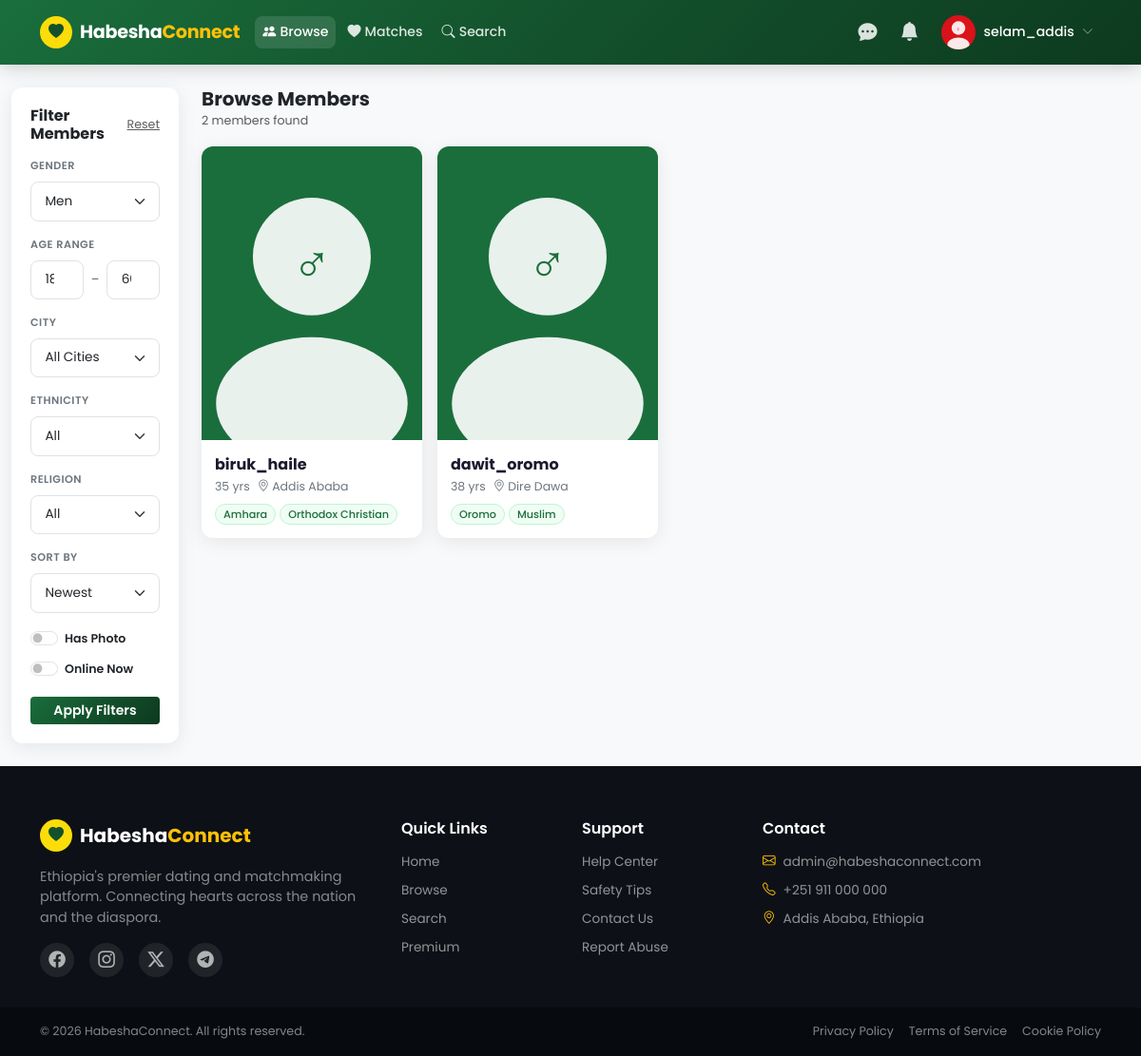
The app's page /browse.php (signed in) with its own data.
### tables this page shows
CREATE TABLE `users` (
  `id` int(11) NOT NULL AUTO_INCREMENT,
  `username` varchar(50) NOT NULL,
  `email` varchar(100) NOT NULL,
  `password` varchar(255) NOT NULL,
  `gender` enum('male','female') NOT NULL,
  `seeking` enum('male','female','both') NOT NULL DEFAULT 'both',
  `birthdate` date NOT NULL,
  `city` varchar(100) DEFAULT NULL,
  `region` varchar(100) DEFAULT NULL,
  `country` varchar(100) DEFAULT 'Ethiopia',
  `ethnicity` varchar(100) DEFAULT NULL,
  `religion` varchar(100) DEFAULT NULL,
  `marital_status` enum('single','divorced','widowed','separated') DEFAULT 'single',
  `education` varchar(100) DEFAULT NULL,
  `occupation` varchar(150) DEFAULT NULL,
  `height_cm` int(3) DEFAULT NULL,
  `body_type` varchar(50) DEFAULT NULL,
  `skin_tone` varchar(50) DEFAULT NULL,
  `eye_color` varchar(50) DEFAULT NULL,
  `hair_type` varchar(50) DEFAULT NULL,
  `languages` text DEFAULT NULL,
  `about_me` text DEFAULT NULL,
  `ideal_partner` text DEFAULT NULL,
  `hobbies` text DEFAULT NULL,
  `smoking` enum('never','occasionally','regularly') DEFAULT 'never',
  `drinking` enum('never','occasionally','regularly') DEFAULT 'never',
  `children` enum('none','have_children','want_children','dont_want') DEFAULT 'none',
  `profile_photo` varchar(255) DEFAULT NULL,
  `cover_photo` varchar(255) DEFAULT NULL,
  `is_premium` tinyint(1) DEFAULT 0,
  `premium_expires` datetime DEFAULT NULL,
  `is_verified` tinyint(1) DEFAULT 0,
  `email_verified` tinyint(1) DEFAULT 0,
  `verify_token` varchar(255) DEFAULT NULL,
  `reset_token` varchar(255) DEFAULT NULL,
  `reset_expires` datetime DEFAULT NULL,
  `is_active` tinyint(1) DEFAULT 1,
  `is_banned` tinyint(1) DEFAULT 0,
  `ban_reason` text DEFAULT NULL,
  `last_active` datetime DEFAULT NULL,
  `created_at` datetime DEFAULT CURRENT_TIMESTAMP,
  `profile_views` int(11) DEFAULT 0,
  `location_lat` decimal(10,8) DEFAULT NULL,
  `location_lng` decimal(11,8) DEFAULT NULL,
  `hide_age` tinyint(1) DEFAULT 0,
  `hide_location` tinyint(1) DEFAULT 0,
  `allow_messages` enum('everyone','matches','premium') DEFAULT 'everyone',
  `notifications_email` tinyint(1) DEFAULT 1,
  `notifications_likes` tinyint(1) DEFAULT 1,
  `notifications_messages` tinyint(1) DEFAULT 1,
  PRIMARY KEY (`id`),
  UNIQUE KEY `email` (`email`),
  UNIQUE KEY `username` (`username`),
  KEY `gender` (`gender`),
  KEY `city` (`city`),
  KEY `is_active` (`is_active`),
  KEY `last_active` (`last_active`)
);

### includes/functions.php (called while the page is built, shortened)
<?php
function isLoggedIn(): bool {
    return isset($_SESSION['user_id']) && !empty($_SESSION['user_id']);
}
function getCurrentUser(): ?array {
    static $user = null;
    if ($user === null) {
        $db = getDB();
        $stmt = $db->prepare("SELECT * FROM users WHERE id = ? AND is_active = 1 AND is_banned = 0");
        $stmt->execute([$_SESSION['user_id']]);
        $user = $stmt->fetch();
    }
    return $user ?: null;
}
function getProfilePhoto(?string $filename, string $gender = 'male'): string {
    return SITE_URL . '/assets/images/default-' . $gender . '.svg';
}
function browseUsers(array $filters = [], int $page = 1, int $perPage = 12): array {
    $db     = getDB();
    $offset = ($page - 1) * $perPage;
    $where  = ["u.is_active = 1", "u.is_banned = 0", "u.id != :current_id"];
    $params = [':current_id' => $_SESSION['user_id'] ?? 0];
    if (!empty($filters['gender'])) {
        $where[] = "u.gender = :gender";
        $params[':gender'] = $filters['gender'];
    }
    if (!empty($_SESSION['user_id'])) {
        $where[] = "u.id NOT IN (SELECT blocked_id FROM blocked_users WHERE blocker_id = :blocker)
                    AND u.id NOT IN (SELECT blocker_id FROM blocked_users WHERE blocked_id = :blocked)";
        $params[':blocker'] = $_SESSION['user_id'];
        $params[':blocked'] = $_SESSION['user_id'];
    }
    $orderBy = match ($filters['sort'] ?? 'newest') {
        'online'   => "u.last_active DESC",
        'popular'  => "u.profile_views DESC",
        default    => "u.created_at DESC",
    };
    $sql = "SELECT SQL_CALC_FOUND_ROWS u.*,
                   TIMESTAMPDIFF(YEAR, u.birthdate, CURDATE()) AS age
            FROM users u
            WHERE " . implode(' AND ', $where) . "
            ORDER BY {$orderBy}
            LIMIT {$perPage} OFFSET {$offset}";
    $stmt = $db->prepare($sql);
    $stmt->execute($params);
    $users = $stmt->fetchAll();
    $total = (int) $db->query("SELECT FOUND_ROWS()")->fetchColumn();
    return ['users' => $users, 'total' => $total, 'pages' => ceil($total / $perPage)];
}

### browse.php (the view, shortened to what this page needs)
<?php
require_once 'includes/functions.php';
$currentUser = getCurrentUser();
$filters = [
    'gender'     => $_GET['gender'] ?? ($currentUser['seeking'] !== 'both' ? $currentUser['seeking'] : ''),
    'city'       => $_GET['city'] ?? '',
    'ethnicity'  => $_GET['ethnicity'] ?? '',
    'religion'   => $_GET['religion'] ?? '',
    'min_age'    => $_GET['min_age'] ?? '',
    'max_age'    => $_GET['max_age'] ?? '',
    'has_photo'  => !empty($_GET['has_photo']),
    'online_only'=> !empty($_GET['online_only']),
    'sort'       => $_GET['sort'] ?? 'newest',
];
$page   = max(1, (int)($_GET['page'] ?? 1));
$result = browseUsers($filters, $page, 12);
$users  = $result['users'];
$total  = $result['total'];
?>
<?php include 'includes/header.php'; ?>
<?php include 'includes/navbar.php'; ?>
<div class="container-fluid py-4" style="max-width:1400px">
    <div class="row g-4">
        <div class="col-lg-3 col-xl-2">
            <div class="filter-sidebar">
                <div class="d-flex align-items-center justify-content-between mb-3">
                    <h6 class="fw-700 mb-0">Filter Members</h6>
                    <a href="<?= SITE_URL ?>/browse.php" class="text-muted small">Reset</a>
                </div>
                <form method="GET" id="filterForm">
                    <div class="mb-3">
                        <div class="section-label">Gender</div>
                        <select class="form-select form-select-sm" name="gender">
                            <option value="male"   <?= $filters['gender']==='male'?'selected':'' ?>>Men</option>
                        </select>
                    </div>
                    <div class="mb-3">
                        <div class="section-label">Age Range</div>
                        <div class="d-flex align-items-center gap-2">
                            <input type="number" class="form-control form-control-sm" name="min_age" placeholder="Min"
                                   value="<?= (int)($filters['min_age']?:18) ?>" min="18" max="80">
                            <span class="text-muted small">–</span>
                            <input type="number" class="form-control form-control-sm" name="max_age" placeholder="Max"
                                   value="<?= (int)($filters['max_age']?:60) ?>" min="18" max="80">
                        </div>
                    </div>
                    <div class="mb-3">
                        <div class="section-label">City</div>
                        <select class="form-select form-select-sm" name="city">
                            <option value="">All Cities</option>
                        </select>
                    </div>
                    <div class="mb-3">
                        <div class="section-label">Ethnicity</div>
                        <select class="form-select form-select-sm" name="ethnicity">
                            <option value="">All</option>
                        </select>
                    </div>
                    <div class="mb-3">
                        <div class="section-label">Religion</div>
                        <select class="form-select form-select-sm" name="religion">
                            <option value="">All</option>
                        </select>
                    </div>
                    <div class="mb-3">
                        <div class="section-label">Sort By</div>
                        <select class="form-select form-select-sm" name="sort">
                            <option value="newest"  <?= $filters['sort']==='newest'?'selected':'' ?>>Newest</option>
                        </select>
                    </div>
                    <div class="mb-3">
                        <div class="form-check form-switch">
                            <input class="form-check-input" type="checkbox" name="has_photo" id="hasPhoto" value="1" <?= $filters['has_photo']?'checked':'' ?>>
                            <label class="form-check-label small fw-600" for="hasPhoto">Has Photo</label>
                        </div>
                        <div class="form-check form-switch mt-2">
                            <input class="form-check-input" type="checkbox" name="online_only" id="onlineOnly" value="1" <?= $filters['online_only']?'checked':'' ?>>
                            <label class="form-check-label small fw-600" for="onlineOnly">Online Now</label>
                        </div>
                    </div>
                    <div class="d-grid">
                        <button type="submit" class="btn btn-primary btn-sm fw-600">Apply Filters</button>
                    </div>
                </form>
            </div>
        </div>
        <div class="col-lg-9 col-xl-10">
            <div class="d-flex align-items-center justify-content-between mb-3 flex-wrap gap-2">
                <div>
                    <h5 class="fw-700 mb-0">Browse Members</h5>
                    <small class="text-muted"><?= number_format($total) ?> members found</small>
                </div>
            </div>
            <?php if (empty($users)): ?>
            <div class="text-center py-5 text-muted">
                <i class="bi bi-people" style="font-size:3rem;opacity:.3"></i>
                <h5 class="mt-3">No members found</h5>
                <p>Try adjusting your filters</p>
                <a href="<?= SITE_URL ?>/browse.php" class="btn btn-outline-primary btn-sm">Clear Filters</a>
            </div>
            <?php else: ?>
            <div class="row g-3">
                <?php foreach ($users as $member): ?>
                <div class="col-6 col-md-4 col-lg-3">
                    <div class="member-card">
                        <div class="member-photo-wrap">
                            <a href="<?= SITE_URL ?>/profile.php?id=<?= $member['id'] ?>">
                                <img src="<?= getProfilePhoto($member['profile_photo'], $member['gender']) ?>"
                                     alt="<?= htmlspecialchars($member['username']) ?>"
                                     loading="lazy">
                            </a>
                        </div>
                        <div class="member-info">
                            <a href="<?= SITE_URL ?>/profile.php?id=<?= $member['id'] ?>" class="member-name">
                                <?= htmlspecialchars($member['username']) ?>
                            </a>
                            <div class="member-meta">
                                <span><?= $member['age'] ?> yrs</span>
                                <?php if ($member['city']): ?>
                                <span><i class="bi bi-geo-alt"></i><?= htmlspecialchars($member['city']) ?></span>
                                <?php endif; ?>
                            </div>
                            <?php if ($member['ethnicity'] || $member['religion']): ?>
                            <div class="member-tags">
                                <?php if ($member['ethnicity']): ?><span class="member-tag"><?= htmlspecialchars($member['ethnicity']) ?></span><?php endif; ?>
                                <?php if ($member['religion']): ?><span class="member-tag"><?= htmlspecialchars($member['religion']) ?></span><?php endif; ?>
                            </div>
                            <?php endif; ?>
                        </div>
                    </div>
                </div>
                <?php endforeach; ?>
            </div>
            <?php endif; ?>
        </div>
    </div>
</div>
<?php include 'includes/footer.php'; ?>

### includes/navbar.php (shortened to what this page needs)
<?php
$currentUser   = getCurrentUser();
?>
<nav class="navbar navbar-expand-lg navbar-dark sticky-top" id="mainNav">
    <div class="container">
        <a class="navbar-brand d-flex align-items-center gap-2" href="<?= SITE_URL ?>/">
            <div class="logo-icon">
                <i class="bi bi-heart-fill"></i>
            </div>
            <span class="brand-name">Habesha<span class="text-warning">Connect</span></span>
        </a>
        <div class="collapse navbar-collapse" id="navContent">
            <?php if ($currentUser): ?>
            <ul class="navbar-nav me-auto gap-1">
                <li class="nav-item">
                    <a class="nav-link <?= basename($_SERVER['PHP_SELF']) === 'browse.php' ? 'active' : '' ?>" href="<?= SITE_URL ?>/browse.php">
                        <i class="bi bi-people-fill me-1"></i>Browse
                    </a>
                </li>
                <li class="nav-item">
                    <a class="nav-link <?= basename($_SERVER['PHP_SELF']) === 'matches.php' ? 'active' : '' ?>" href="<?= SITE_URL ?>/matches.php">
                        <i class="bi bi-heart-fill me-1"></i>Matches
                    </a>
                </li>
                <li class="nav-item">
                    <a class="nav-link <?= basename($_SERVER['PHP_SELF']) === 'search.php' ? 'active' : '' ?>" href="<?= SITE_URL ?>/search.php">
                        <i class="bi bi-search me-1"></i>Search
                    </a>
                </li>
            </ul>
            <ul class="navbar-nav ms-auto align-items-center gap-2">
                <li class="nav-item">
                    <a class="nav-link position-relative" href="<?= SITE_URL ?>/messages.php" title="Messages">
                        <i class="bi bi-chat-dots-fill fs-5"></i>
                    </a>
                </li>
                <li class="nav-item dropdown">
                    <a class="nav-link position-relative" href="#" data-bs-toggle="dropdown" id="notifDropdown" title="Notifications">
                        <i class="bi bi-bell-fill fs-5"></i>
                    </a>
                </li>
                <li class="nav-item dropdown">
                    <a class="nav-link d-flex align-items-center gap-2 user-menu-toggle" href="#" data-bs-toggle="dropdown">
                        <div class="nav-avatar position-relative">
                            <img src="<?= getProfilePhoto($currentUser['profile_photo'], $currentUser['gender']) ?>"
                                 class="rounded-circle" width="36" height="36" style="object-fit:cover" alt="">
                        </div>
                        <span class="d-none d-lg-inline text-white fw-500"><?= htmlspecialchars($currentUser['username']) ?></span>
                        <i class="bi bi-chevron-down small text-white-50"></i>
                    </a>
                </li>
            </ul>
            <?php endif; ?>
        </div>
    </div>
</nav>

### records on screen
users: profile_photo+gender (placeholder picture), username "selam_addis"
users: profile_photo+gender (placeholder picture), username "biruk_haile", age "35", city "Addis Ababa", ethnicity "Amhara", religion "Orthodox Christian"
users: profile_photo+gender (placeholder picture), username "dawit_oromo", age "38", city "Dire Dawa", ethnicity "Oromo", religion "Muslim"

### other values on screen
$total "2"
